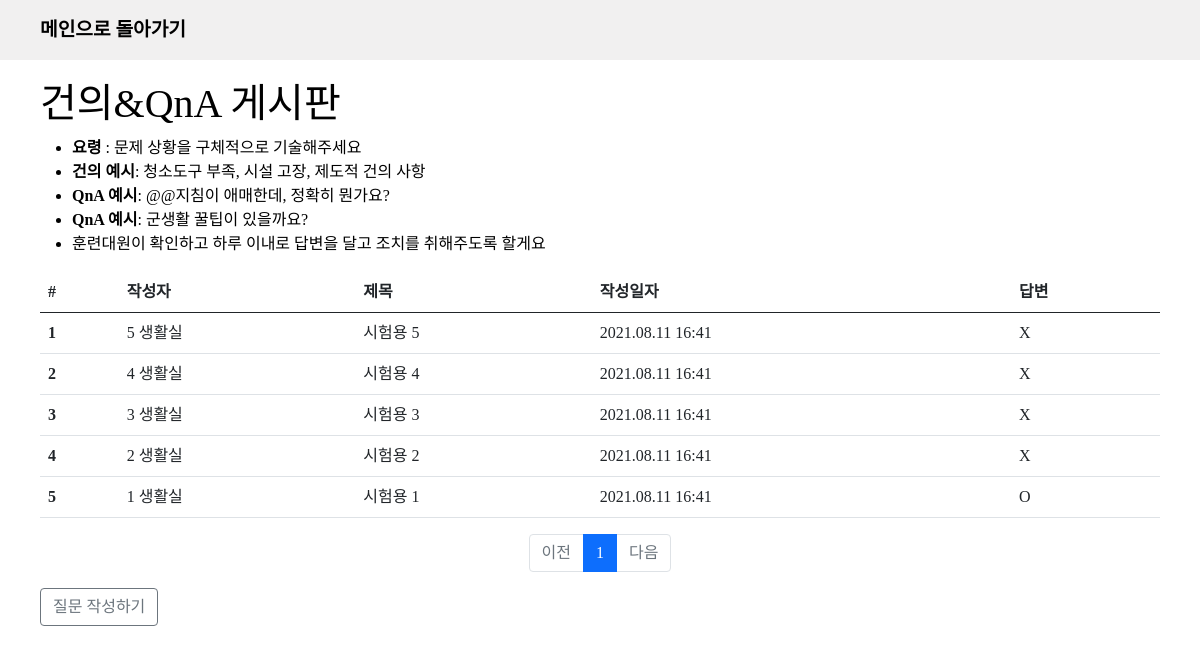
Page /detail/question on the earlier database version.
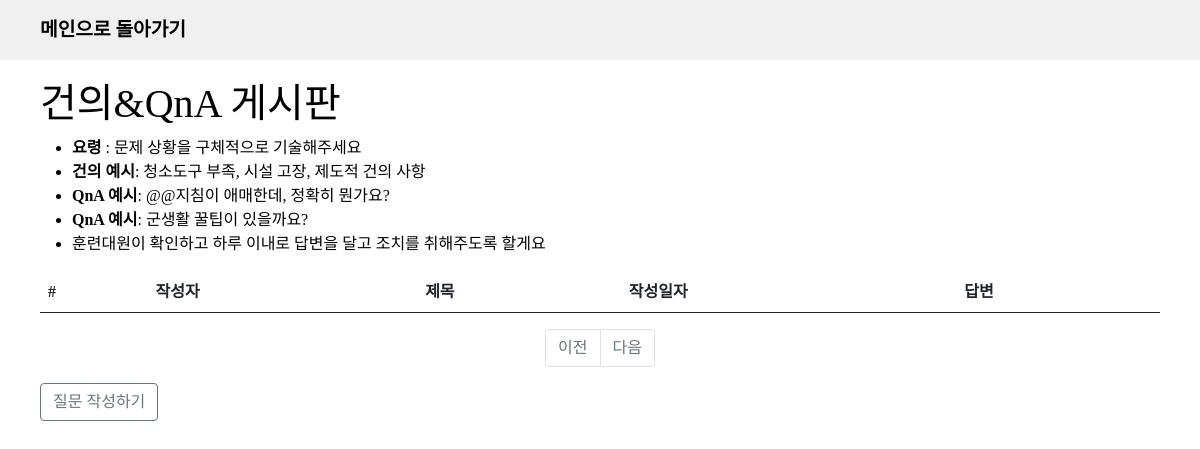
Same page on the later database version.
### app/models.py (models this page shows, shortened)
class Question(db.Model):
    id = db.Column(db.Integer, primary_key=True)
    user_id = db.Column(
        db.Integer,
        db.ForeignKey("user.id", ondelete="CASCADE"),
        nullable=False,
    )
    user = db.relationship("User", backref=db.backref("question_set"))
    subject = db.Column(db.String(200), nullable=False)
    content = db.Column(db.Text(), nullable=False)
    create_date = db.Column(db.DateTime(), nullable=False)

class User(db.Model):
    id = db.Column(db.Integer, primary_key=True)
    pw = db.Column(db.String(200), nullable=False)
    name = db.Column(db.String(50), nullable=False)
    _class = db.Column(db.String(50), nullable=True)

### app/views/detail_views.py (the view)
@bp.route("/question")
def question_list():
    page = request.args.get("page", type=int, default=1)
    question_list = Question.query.order_by(Question.create_date.desc())
    question_list = question_list.paginate(page, per_page=10)
    return render_template(
        "question/question_list.html", question_list=question_list
    )

### app/filter.py (called while the page is built)
def datetime_form(value, fmt="%Y.%m.%d %H:%M"):
    return value.strftime(fmt)

### app/templates/question/question_list.html (shortened to what this page needs)
{% extends 'base.html' %}
{%block contents %}
<section class="inner">
  <h1>건의&QnA 게시판</h1>
  <ul>
    <li><span>요령</span> : 문제 상황을 구체적으로 기술해주세요</li>
    <li><span>건의 예시</span>: 청소도구 부족, 시설 고장, 제도적 건의 사항</li>
    <li><span>QnA 예시</span>: @@지침이 애매한데, 정확히 뭔가요?</li>
    <li><span>QnA 예시</span>: 군생활 꿀팁이 있을까요?</li>
    <li>훈련대원이 확인하고 하루 이내로 답변을 달고 조치를 취해주도록 할게요</li>
  </ul>
  <table class="table">
    <thead>
      <tr>
        <th scope="col">#</th>
        <th scope="col">작성자</th>
        <th scope="col">제목</th>
        <th scope="col">작성일자</th>
        <th scope='col'>답변</th>
      </tr>
    </thead>
    <tbody>
      {% if question_list %}
      {%for question in question_list.items %}
      <tr onclick="location.href='/detail/question_detail/{{question.id}}'">
        <th scope="row">{{loop.index}}</th>
        <td>{{question.user.name}}</td>
        <td>{{question.subject}}</td>
        <td>{{question.create_date|datetime}}</td>
        <td>{% if question.answer_set %}O {%else%}X{%endif%}</td>
      </tr>
      {%endfor%}
      {%else%}
      <tr>
        <td>질문이 없습니다</td>
      </tr>
      {%endif%}
    </tbody>
  </table>
  <ul class="pagination justify-content-center">
    {% if question_list.has_prev %}
    <li class="page-item">
      <a class="page-link" href="?page={{ question_list.prev_num }}">이전</a>
    </li>
    {% else %}
    <li class="page-item disabled">
      <a class="page-link" tabindex="-1" aria-disabled="true" href="#">이전</a>
    </li>
    {% endif %}
    {% for page_num in question_list.iter_pages() %}
    {% if page_num %}
    {% if page_num != question_list.page %}
    <li class="page-item">
      <a class="page-link" href="?page={{ page_num }}">{{ page_num }}</a>
    </li>
    {% else %}
    <li class="page-item active" aria-current="page">
      <a class="page-link" href="#">{{ page_num }}</a>
    </li>
    {% endif %}
    {% else %}
    <li class="disabled">
      <a class="page-link" href="#">...</a>
    </li>
    {% endif %}
    {% endfor %}
    {% if question_list.has_next %}
    <li class="page-item">
      <a class="page-link" href="?page={{ question_list.next_num }}">다음</a>
    </li>
    {% else %}
    <li class="page-item disabled">
      <a class="page-link" tabindex="-1" aria-disabled="true" href="#">다음</a>
    </li>
    {% endif %}
  </ul>
  <a class="btn btn-outline-secondary" href="{{url_for('detail.question_create') }}" role="button">질문 작성하기</a>
</section>
{% endblock %}

### app/templates/base.html (shortened to what this page needs)
<!DOCTYPE html>
<html lang="ko">
<head>
  <link rel='stylesheet' href="{{url_for('static', filename='css/normalize.css')}}">
  <link href='//spoqa.github.io/spoqa-han-sans/css/SpoqaHanSansNeo.css' rel='stylesheet' type='text/css'>
  <link rel="stylesheet" href="{{url_for('static',filename='css/bootstrap.min.css')}}">
  <link rel='stylesheet' href="{{url_for('static',filename='css/style.css')}}">
</head>
<body>
  <header>
    {% include 'nav.html' %}
  </header>
  {% block contents %}
  {% endblock %}
</body>
</html>

### app/templates/nav.html (shortened to what this page needs)
<nav class='inner'>
  <div>
    <a href="{{ url_for('main.main') }}">메인으로 돌아가기</a>
  </div>
</nav>

### app/static/css/style.css (style rules this page uses)
* { box-sizing:border-box; }
html { height: 100%; }
body { min-height: 100%; font-family: "Spoca Han Sans Neo", "sans-serif"; color:black; }
header { width: 100%; height: 60px; background-color: rgb(241, 240, 240); position: fixed; top:0; left:0; z-index:1000; }
.inner { height: 100%; padding: 0 40px; margin: 0 auto; }
nav { width: 100%; line-height: 60px; display: flex; justify-content: space-between; }
nav.inner { display: flex; justify-content: space-between; }
li > span { font-weight: bold; }
a { all:unset; }
nav * { font-size: 1.2rem; font-weight: bold; }
section { width: 100%; position: relative; }
header + section h1, header + section h2 { margin-top: 80px; }

Differences in the rows shown:
removed Question: user.name "5 생활실", subject "시험용 5", create_date "2021.08.11 16:41", shows "X"
removed Question: user.name "4 생활실", subject "시험용 4", create_date "2021.08.11 16:41", shows "X"
removed Question: user.name "3 생활실", subject "시험용 3", create_date "2021.08.11 16:41", shows "X"
removed Question: user.name "2 생활실", subject "시험용 2", create_date "2021.08.11 16:41", shows "X"
removed Question: user.name "1 생활실", subject "시험용 1", create_date "2021.08.11 16:41", shows "O"
Other differences:
list line gone: "1"
